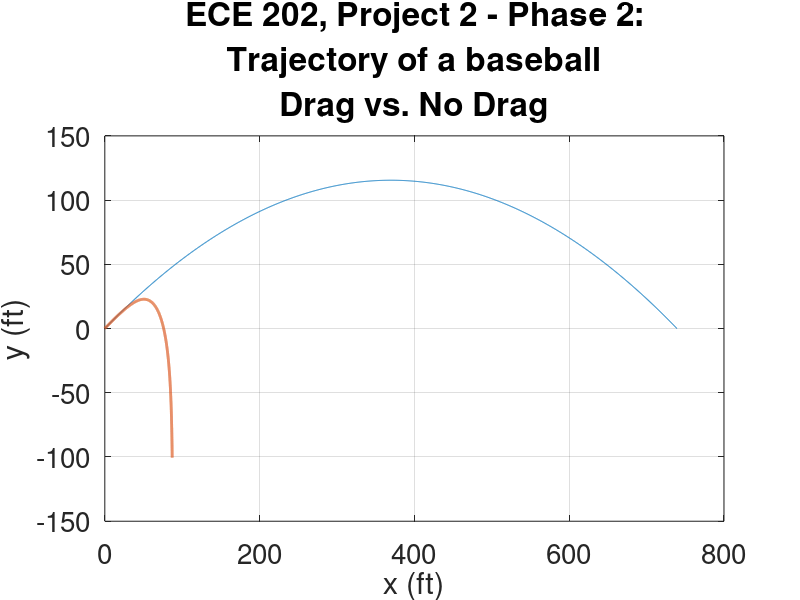

This figure's MATLAB source: (Note: this script raises an error after producing the figure.)
% Grady Sullivan
% 11/11/19
% ECE 202 Fall 2019, MATLAB Project 2, Phase 2
% hitting a home run, with air resistance

% In this phase, drag force is added with a variable user-input "C".

clear
clf

% ----- define given information -----
x0 = 0;
y0 = 0;
theta = 32; % in degrees
tLand = 5.7; % in s
range = 446; % in ft
v0 = 112; % in mph

g = 10; % in m/s^2
m = .145; % in kg

% ----- characteristic calculations ------

mph2mps = 1609.344 / 3600; % convert mph to ft/s
deg2rad = pi /180; % convert degrees to radians
ft2m = 0.3048; % convert ft to m
m2ft = 100/2.54/12; % convert m to ft

v0 = v0 * mph2mps;
theta = 32 * deg2rad;
range = range * ft2m;

v0x = v0 * cos(theta); % x-component of v0
v0y = v0 * sin(theta); % y-component of v0

t_flight = 2 * v0y / g; % time for ball to reach ground, in s
r = v0x * t_flight; % range of baseball, in m

% ----- time array ----- %

tmin = 0;
tmax = t_flight; % time when ball lands
N = 2000; % # of intervals

t = linspace(tmin, tmax, 1+N);

% ----- analytical calculations ----- %

xt = x0 + v0x * t; % x(t), ax = 0 (no drag)
yt = y0 + v0y * t - 1/2 * g * t.^2; % y(t), ay = -g (no drag)

% ----- numeric solution -----

dt = (tmax - tmin) / N;

y = zeros(1, 1+N); % array for y(t)
x = zeros(1, 1+N); % array for x(t)

y(1) = y0; 
vy = v0y; % initialize vy
x(1) = x0;
vx = v0x; % initialize vx

% ----- Adding Drag ----- %

d = 0.074; % in meters - source: https://en.wikipedia.org/wiki/Baseball_(ball)
A = pi * (d / 2)^2; % cross sectional area m^2
C = input('Enter C value: '); % constant for baseball
p_air = 1.225; % in kg/m^3 - source: https://www.thoughtco.com/density-of-air-at-stp-607546

fdragcf = 1/2 * C * p_air * A; % common factor of drag force

for n = 1:N % stop at N
   
   v = (vx^2 + vy^2)^(1/2); % magnitude of velocity
   
   Fnetx = -fdragcf * vx * v; % net force in x direction
   Fnety = -fdragcf * v * vy - m * g; % net force in y direction
   
   ax = Fnetx / m; % acceleration in x direction
   ay = Fnety / m; % acceleration in y direction
   
   x(n+1) = x(n) + vx * dt + 1/2 * ax * dt^2; % value of x at each time interval
   y(n+1) = y(n) + vy * dt + 1/2 * ay * dt^2; % value of y at each time interval
   
   vy = vy + ay * dt; % velocity in x direction
   vx = vx + ax * dt; % velocity in y direction
   
end

% convert back to ft
x = x * m2ft; 
y = y * m2ft;
xt = xt * m2ft;
yt = yt * m2ft;

% ----- plotting ----- %

plot(xt, yt, x, y, 'LineWidth', 2) % plot analytical and numeric
grid on 

set(gca, 'FontSize', 20) % makes fonts size larger for axis

xlabel('x (ft)', 'FontSize', 22)
ylabel('y (ft)', 'FontSize', 22)

title({'ECE 202, Project 2 - Phase 2:',...
    'Trajectory of a baseball',...
    'Drag vs. No Drag'}, 'FontSize', 24)

legend("no drag (C = 0)"," drag (C = " + C + ")", 'Location', 'northeastoutside');

axis([0 750 0 130])

checkx = sum(abs(x - xt)) % should be close to zero
checky = sum(abs(y - yt)) % should be close to zero